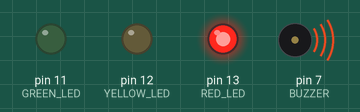
A sketch run on a simulated Arduino Uno, built with avr-gcc and run on an emulated ATmega328P. On the bench: output pins drawn as LEDs (lit = HIGH), buzzer (waves = sounding).

Above: at 0.5 s.
At 1.5 s:
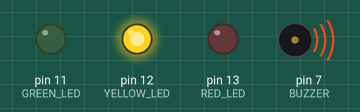
At 5.5 s:
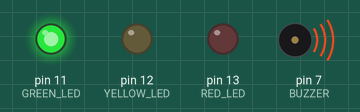
Timing chart, 0 to 6.9 s (numbered marks = the images above):
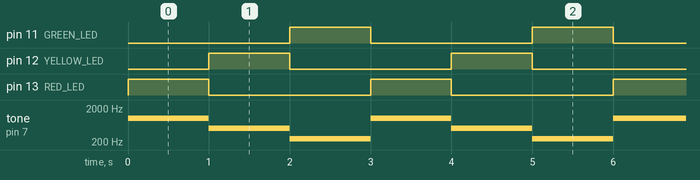

Measured:
- by itself, pin 11 (GREEN_LED), pin 12 (YELLOW_LED), pin 13 (RED_LED): alternates HIGH for 1.0 s and LOW for 2.0 s
- by itself, tone on pin 7 (BUZZER): repeats every 3.0 s: 500 Hz 1.0 s, 250 Hz 1.0 s, 1000 Hz 1.0 s

The sketch:

led_buzzer_interfacing_with_arduino1.ino
```cpp
//C++ Code
//Author: Piyush Mishra

//Initialization
void setup()
{
  pinMode(13, OUTPUT); //RED LED
  pinMode(12,OUTPUT); // YELLOW LED
  pinMode(11,OUTPUT); //GREEN LED
  pinMode(7,OUTPUT); //BUZZER
}

void loop()
{
  //RED LED
  digitalWrite(13,HIGH);
  if (digitalRead(13)==HIGH)
 {
    tone(7,1000); //1000Hz
 }
  delay(1000); //Wait for 1s
  digitalWrite(13,LOW);

  //YELLOW LED
  digitalWrite(12,HIGH);
  if (digitalRead(12)==HIGH)
 {
    tone(7,500); //550Hz
 }
  delay(1000);
  digitalWrite(12,LOW);

  //GREEN LED
  digitalWrite(11,HIGH);
  if (digitalRead(11)==HIGH)
 {
    tone(7,250);
 }
  delay(1000);
  digitalWrite(11,LOW);

}
```
